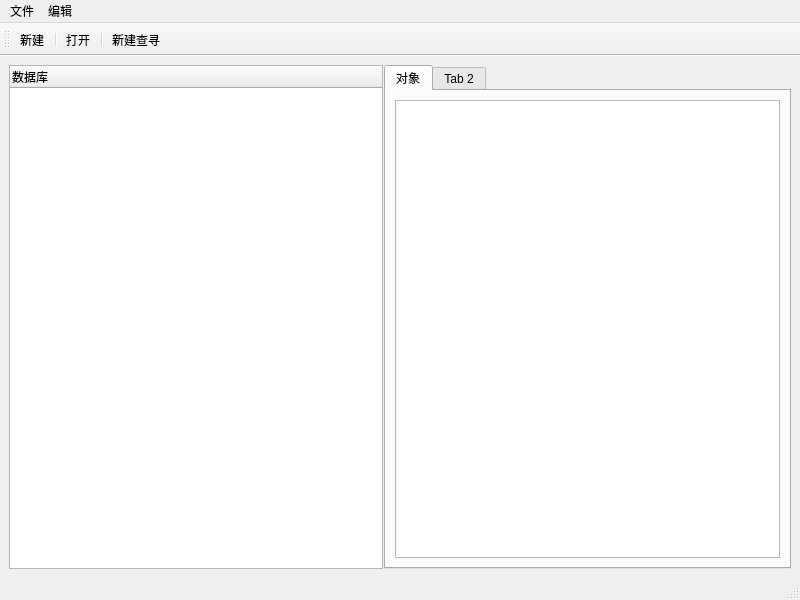
<?xml version="1.0" encoding="UTF-8"?>
<ui version="4.0">
 <class>MainWindow</class>
 <widget class="QMainWindow" name="MainWindow">
  <property name="geometry">
   <rect>
    <x>0</x>
    <y>0</y>
    <width>800</width>
    <height>600</height>
   </rect>
  </property>
  <property name="windowTitle">
   <string>SmartJerry</string>
  </property>
  <widget class="QWidget" name="centralwidget">
   <layout class="QHBoxLayout" name="horizontalLayout">
    <item>
     <widget class="QSplitter" name="splitter">
      <property name="orientation">
       <enum>Qt::Horizontal</enum>
      </property>
      <property name="handleWidth">
       <number>1</number>
      </property>
      <widget class="QTreeWidget" name="treeWidget">
       <column>
        <property name="text">
         <string>数据库</string>
        </property>
       </column>
      </widget>
      <widget class="QTabWidget" name="tabWidget">
       <property name="currentIndex">
        <number>0</number>
       </property>
       <widget class="QWidget" name="tab">
        <attribute name="title">
         <string>对象</string>
        </attribute>
        <layout class="QHBoxLayout" name="horizontalLayout_3">
         <item>
          <widget class="QListWidget" name="listWidget"/>
         </item>
        </layout>
       </widget>
       <widget class="QWidget" name="tab_2">
        <attribute name="title">
         <string>Tab 2</string>
        </attribute>
        <layout class="QHBoxLayout" name="horizontalLayout_2"/>
       </widget>
      </widget>
     </widget>
    </item>
   </layout>
  </widget>
  <widget class="QStatusBar" name="statusbar"/>
  <widget class="QToolBar" name="toolBar">
   <property name="windowTitle">
    <string>toolBar</string>
   </property>
   <attribute name="toolBarArea">
    <enum>TopToolBarArea</enum>
   </attribute>
   <attribute name="toolBarBreak">
    <bool>false</bool>
   </attribute>
   <addaction name="actionnew"/>
   <addaction name="separator"/>
   <addaction name="actionopen"/>
   <addaction name="separator"/>
   <addaction name="actionnewView"/>
  </widget>
  <widget class="QMenuBar" name="menubar">
   <property name="geometry">
    <rect>
     <x>0</x>
     <y>0</y>
     <width>800</width>
     <height>22</height>
    </rect>
   </property>
   <widget class="QMenu" name="menu">
    <property name="title">
     <string>文件</string>
    </property>
    <addaction name="actionnew"/>
    <addaction name="actionopen"/>
   </widget>
   <widget class="QMenu" name="menu_2">
    <property name="title">
     <string>编辑</string>
    </property>
    <addaction name="actionview"/>
    <addaction name="actionnewView"/>
   </widget>
   <addaction name="menu"/>
   <addaction name="menu_2"/>
  </widget>
  <action name="actionnew">
   <property name="icon">
    <iconset resource="img.qrc">
     <normaloff>:/icon/img/conn.svg</normaloff>:/icon/img/conn.svg</iconset>
   </property>
   <property name="text">
    <string>新建</string>
   </property>
  </action>
  <action name="actionopen">
   <property name="icon">
    <iconset resource="img.qrc">
     <normaloff>:/icon/img/open.svg</normaloff>:/icon/img/open.svg</iconset>
   </property>
   <property name="text">
    <string>打开</string>
   </property>
  </action>
  <action name="actionview">
   <property name="text">
    <string>查看</string>
   </property>
  </action>
  <action name="actionnewView">
   <property name="icon">
    <iconset resource="img.qrc">
     <normaloff>:/icon/img/query.svg</normaloff>:/icon/img/query.svg</iconset>
   </property>
   <property name="text">
    <string>新建查寻</string>
   </property>
   <property name="shortcut">
    <string>Meta+Q</string>
   </property>
  </action>
  <action name="actionnewAction">
   <property name="text">
    <string>newAction</string>
   </property>
  </action>
  <action name="actionopen_2">
   <property name="text">
    <string>openAction</string>
   </property>
  </action>
 </widget>
 <resources>
  <include location="img.qrc"/>
 </resources>
 <connections/>
</ui>
